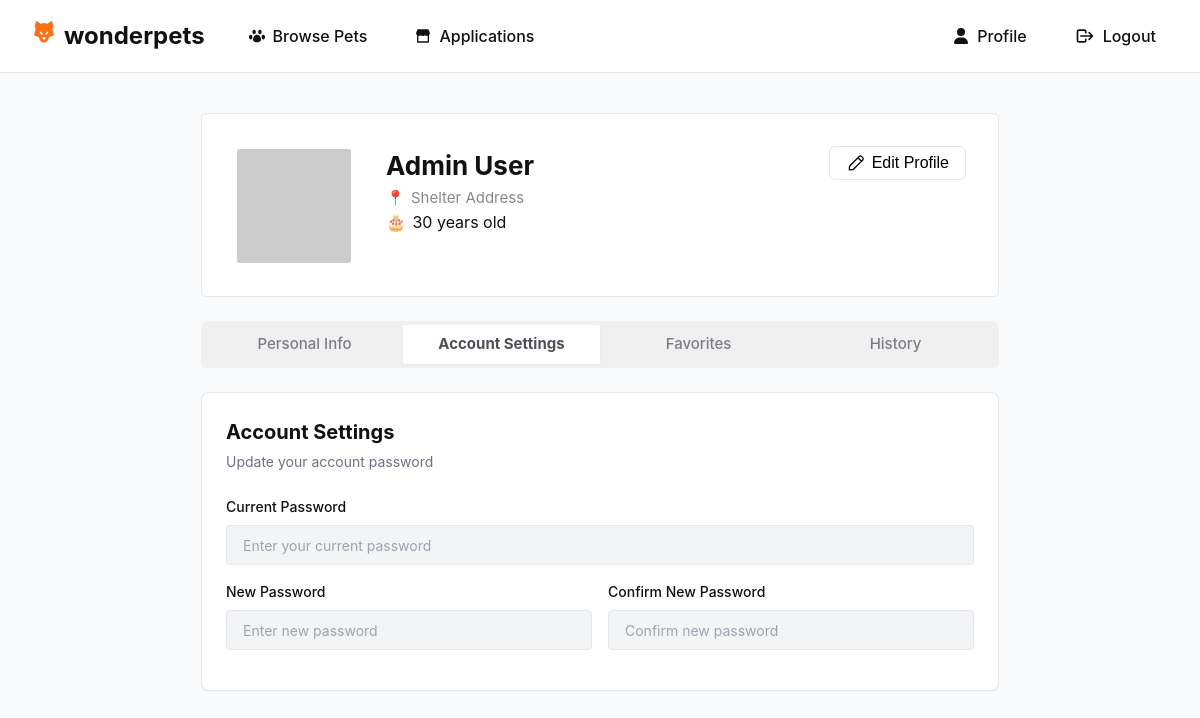
The page /src/pages/userProfile/index.php?tab=preferences (signed in) on the database its author committed.
### tables this page shows
CREATE TABLE `users` (
  `id` int(11) NOT NULL AUTO_INCREMENT,
  `full_name` varchar(100) NOT NULL,
  `email` varchar(100) NOT NULL,
  `password` varchar(255) NOT NULL,
  `age` int(11) NOT NULL,
  `current_address` text NOT NULL,
  `permanent_address` text NOT NULL,
  `phone` varchar(20) NOT NULL,
  `role` enum('user','admin') NOT NULL DEFAULT 'user',
  `is_active` tinyint(1) NOT NULL DEFAULT 1,
  `profile_image` LONGBLOB DEFAULT NULL,
  `profile_image_type` varchar(50) DEFAULT NULL,
  `created_at` timestamp NOT NULL DEFAULT current_timestamp(),
  `updated_at` timestamp NOT NULL DEFAULT current_timestamp() ON UPDATE current_timestamp(),
  PRIMARY KEY (`id`),
  UNIQUE KEY `email` (`email`),
  KEY `idx_role` (`role`),
  KEY `idx_active` (`is_active`)
);

### src/api/image.php (called while the page is built, shortened)
<?php
function displayImage($image_data, $image_type) {
    return "https://placehold.co/120x120";
}

### src/pages/userProfile/components/profile-card/profile-card.php (the view, shortened to what this page needs)
<?php
$isEditMode = isset($_GET['edit']) && $_GET['edit'] === 'true';
$image_src = displayImage($user['profile_image'], $user['profile_image_type']);
?>
<div class="profile-card">
    <div class="profile-img-section">
        <img src="<?= htmlspecialchars($image_src) ?>" alt="Profile" class="profile-img" id="profileImg">
    </div>
    <div class="profile-main">
        <div class="profile-header">
            <div>
                <h1 id="profileName"><?= htmlspecialchars($user['full_name']) ?></h1>
                <div class="profile-address">
                    <span class="icon">📍</span>
                    <span id="profileAddress"><?= htmlspecialchars($user['current_address']) ?></span>
                </div>
                <div class="profile-age">
                    <span class="icon">🎂</span>
                    <span id="profileAge"><?= htmlspecialchars($user['age']) ?> years old</span>
                </div>
            </div>
            <?php if ($isEditMode): ?>
                <button class="edit-btn" onclick="window.location.href='index.php?tab=personal'">
                    <svg width="24px" height="24px" stroke-width="1.5" viewBox="0 0 24 24" fill="none" xmlns="http://www.w3.org/2000/svg" color="#000000"><path d="M6.75827 17.2426L12.0009 12M17.2435 6.75736L12.0009 12M12.0009 12L6.75827 6.75736M12.0009 12L17.2435 17.2426" stroke="#000000" stroke-width="1.5" stroke-linecap="round" stroke-linejoin="round"></path></svg>
                    <span>Cancel Edit</span>
                </button>
            <?php else: ?>
                <button class="edit-btn" onclick="window.location.href='index.php?tab=personal&edit=true'">
                <span>Edit Profile</span>
                </button>
            <?php endif; ?>
        </div>
    </div>
</div>

### src/pages/userProfile/components/profile-card/profile-card.css (style rules this page uses)
.profile-card { background: #fff; border: 1px solid #e5e7eb; border-radius: 6px; padding: 32px 32px 24px 32px; display: flex; flex-direction: row; align-items: flex-start; gap: 32px; margin-bottom: 24px; }
.profile-img-section { position: relative; }
.profile-img { width: 120px; height: 120px; border-radius: 6px; object-fit: cover; background: #e5e7eb; border: 3px solid #fff; }
.profile-main { flex: 1; }
.profile-header { display: flex; justify-content: space-between; align-items: flex-start; margin-bottom: 8px; }
.profile-header h1 { margin: 0; font-size: 26px; font-weight: 700; }
.profile-address { color: #888; font-size: 15px; margin-top: 2px; }
.icon { color: #fb923c; margin-right: 2px; }
.edit-btn { background: #fff; border: 1px solid #e5e7eb; border-radius: 6px; padding: 6px 16px; font-size: 16px; cursor: pointer; display: flex; align-items: center; gap: 6px; transition: background 0.2s; }

### src/styles/globals.css (style rules this page uses)
:root { --brand: #ffa242; --brand-hover: #e8912a; --brand-light: rgba(255, 162, 66, 0.1); --brand-shadow: rgba(255, 162, 66, 0.3); --text: #111; --text-light: #374151; --muted: #6b7280; --muted-light: #9ca3af; --bg: #f9fafb; --bg-white: #ffffff; --bg-gray: #f3f4f6; --border: #e5e7eb; --border-light: #f3f4f6; --border-dark: #d1d5db; --success: #10b981; --success-light: rgba(16, 185, 129, 0.1); --warning: #f59e0b; --warning-light: rgba(245, 158, 11, 0.1); --error: #ef4444; --error-light: rgba(239, 68, 68, 0.1); --radius-sm: 4px; --radius: 8px; --radius-md: 12px; --radius-lg: 16px; --shadow-sm: 0 1px 2px rgba(0,0,0,.04); --shadow: 0 2px 8px rgba(0,0,0,.06); --shadow-md: 0 4px 16px rgba(0,0,0,.08); --shadow-lg: 0 8px 24px rgba(0,0,0,.12); --transition: all 0.3s ease; --transition-fast: all 0.2s ease; --font-family: 'Inter', -apple-system, BlinkMacSystemFont, 'Segoe UI', Roboto, sans-serif; --font-size-xs: 0.75rem; --font-size-sm: 0.875rem; --font-size-base: 1rem; --font-size-lg: 1.125rem; --font-size-xl: 1.25rem; --font-size-2xl: 1.5rem; --font-size-3xl: 1.875rem; --font-size-4xl: 2.25rem; --font-weight-normal: 400; --font-weight-medium: 500; --font-weight-semibold: 600; --font-weight-bold: 700; --font-weight-extrabold: 800; --space-1: 0.25rem; --space-2: 0.5rem; --space-3: 0.75rem; --space-4: 1rem; --space-5: 1.25rem; --space-6: 1.5rem; --space-8: 2rem; --space-10: 2.5rem; --space-12: 3rem; }
*, *::before, *::after { margin: 0; padding: 0; box-sizing: border-box; }
html { font-family: var(--font-family); line-height: 1.5; -webkit-text-size-adjust: 100%; -moz-tab-size: 4; tab-size: 4; }
body { background: var(--bg); color: var(--text); font-size: var(--font-size-base); font-weight: var(--font-weight-normal); }

### rows shown on the page
users: full_name "Admin User", current_address "Shelter Address", age "30"
